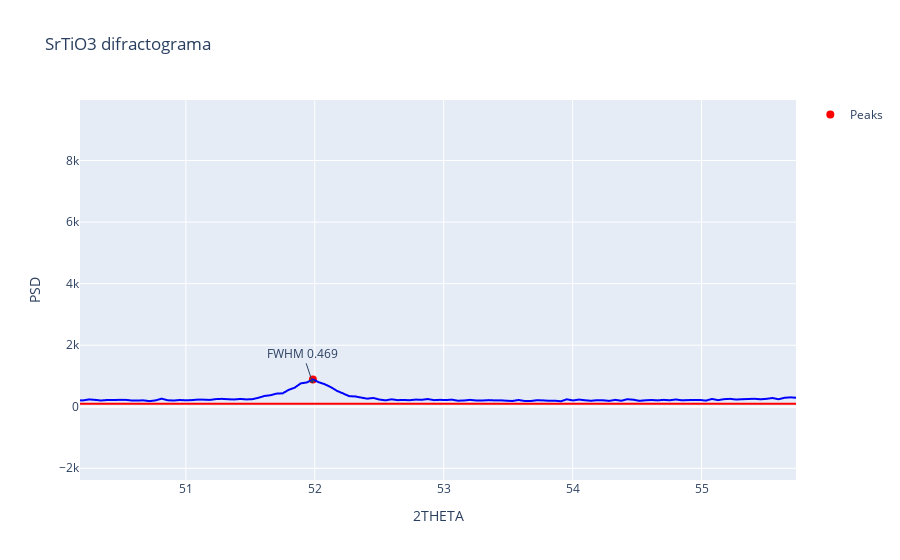

Notebook source saved alongside this figure:
### Markdown cell above
## Creamos la gráfica interactiva para la formula de Williamson-Hall

En esta parte del código se obtienen los puntos más relevantes de la gráfica y se les da un tratamiento para poder trabajar con ellos, sin embargo ahora el tratamiento se hace con base a obtener los datos para calcular el tamaño de cristalito a través de Williamson-Hall

### Code cell
df = pd.read_csv('data.csv')

# Encontramos los picos más altos en la gráfica
peaks, _ = find_peaks(df[' PSD'], prominence=50 , distance= 90)  # Adjust prominence as needed
peaks = np.delete(peaks, 0)
peaks = np.delete(peaks, 1)
peaks = np.delete(peaks, 7)

y_position_value_global = 100
beta_constant_value = 0

lista_picos_index = []

for i in peaks:
    lista_picos_index.append(i)

fig = px.line(df, x=' 2THETA', y=' PSD', labels={'Name': '2theta', 'Value': 'values'}, title='SrTiO3 difractograma')
fig.add_scatter(x=df[' 2THETA'][peaks], y=df[' PSD'][peaks], mode='markers', marker=dict(color='red', size=8), name='Peaks')

fig.update_traces(line=dict(color='blue')) 



# Agregamos una linea horizontal que sirve como punto de referencia
fig.add_shape(
    type='line',
    x0=df[' 2THETA'].min(),
    y0=y_position_value_global,
    x1=df[' 2THETA'].max(),
    y1=y_position_value_global,
    line=dict(color='red', width=2, dash='solid')
)

#-------------------------------------------------
#Se calcula la altura máxima en de la reflexión más grande:
#altura_reflexion_max = max(df[' PSD'].values) - y_position_value_global


def calculate_fwhm(index):
    half_max = df[' PSD'][index] / 2  # Half of the peak's maximum value
    left_bound = np.where(df[' PSD'][:index] < half_max)[0][-1]  # Left boundary
    right_bound = np.where(df[' PSD'][index:] < half_max)[0][0] + index  # Right boundary
    fwhm = df[' 2THETA'][right_bound] - df[' 2THETA'][left_bound]  # FWHM calculation
    return fwhm

def largo_pico(distancia, df_f, peaks):
    
    fig.add_annotation(
        x=df_f[' 2THETA'][peaks],
        y=df_f[' PSD'][peaks - 2],
        text=f'FWHM {distancia:.3f}', # Ponemos la distancia con 3 puntos decimales
        showarrow=True,
        arrowhead=1,
    )

fwhm_values = []
angulos_peaks = []
for peak_index in peaks:
    fwhm = calculate_fwhm(peak_index)
    angulos_peaks.append(df[' 2THETA'][peak_index])
    fwhm_values.append(fwhm)
    #print(f"Peak at index {peak_index}: FWHM = {fwhm}")

for i in range(len(lista_picos_index)):
    largo_pico(fwhm_values[i], df, lista_picos_index[i])

#largo_pico(lista_distancia_entre_picos[1], df,1,1)
#print(lista_picos_index[1])
#print(calculate_fwhm(lista_picos_index[1]))

fig.show()

### Figure 1 — Plotly figure (JSON) as saved in the notebook; plotly's stock layout.template omitted (floating-point values rounded to 4 significant figures; data arrays with more than 128 entries replaced by an {"elided": "..."} marker saying what was removed)
{"data": [{"hovertemplate": " 2THETA=%{x}<br> PSD=%{y}<extra></extra>", "legendgroup": "", "line": {"color": "blue", "dash": "solid"}, "marker": {"symbol": "circle"}, "mode": "lines", "name": "", "showlegend": false, "type": "scattergl", "x": {"elided": "1706 float values"}, "xaxis": "x", "y": {"elided": "1706 int values"}, "yaxis": "y"}, {"line": {"color": "blue"}, "marker": {"color": "red", "size": 8}, "mode": "markers", "name": "Peaks", "type": "scatter", "x": [22.34, 32.0, 39.6, 46.12, 51.99, 57.43, 67.47, 76.85, 81.35, 85.9], "y": [1671, 36375, 7403, 13474, 888, 9350, 5230, 3133, 1057, 1389]}], "layout": {"annotations": [{"arrowhead": 1, "showarrow": true, "text": "FWHM 0.422", "x": 22.34, "y": 1166}, {"arrowhead": 1, "showarrow": true, "text": "FWHM 0.328", "x": 32.0, "y": 24551}, {"arrowhead": 1, "showarrow": true, "text": "FWHM 0.422", "x": 39.6, "y": 6351}, {"arrowhead": 1, "showarrow": true, "text": "FWHM 0.422", "x": 46.12, "y": 11391}, {"arrowhead": 1, "showarrow": true, "text": "FWHM 0.469", "x": 51.99, "y": 760}, {"arrowhead": 1, "showarrow": true, "text": "FWHM 0.469", "x": 57.43, "y": 8137}, {"arrowhead": 1, "showarrow": true, "text": "FWHM 0.516", "x": 67.47, "y": 4597}, {"arrowhead": 1, "showarrow": true, "text": "FWHM 0.610", "x": 76.85, "y": 2825}, {"arrowhead": 1, "showarrow": true, "text": "FWHM 0.704", "x": 81.35, "y": 953}, {"arrowhead": 1, "showarrow": true, "text": "FWHM 0.704", "x": 85.9, "y": 1352}], "autosize": true, "legend": {"tracegroupgap": 0}, "shapes": [{"line": {"color": "red", "dash": "solid", "width": 2}, "type": "line", "x0": 10, "x1": 89.98, "y0": 100, "y1": 100}], "title": {"text": "SrTiO3 difractograma"}, "xaxis": {"anchor": "y", "autorange": false, "domain": [0, 1], "range": [50.18, 55.73], "title": {"text": " 2THETA"}, "type": "linear"}, "yaxis": {"anchor": "x", "autorange": false, "domain": [0, 1], "range": [-2381.0, 9968.0], "title": {"text": " PSD"}, "type": "linear"}}}
